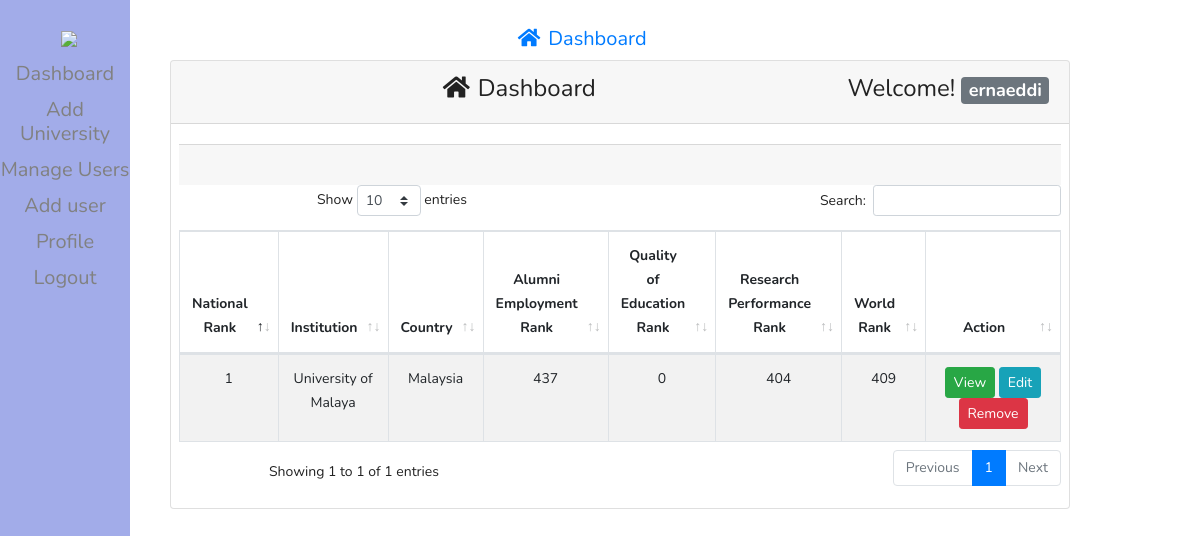
The page /dashboard.php (signed in) on the database its author committed.
### tables this page shows
CREATE TABLE `tbl_rankings` (
  `ranking_id` int(11) NOT NULL,
  `nationalrank` int(11) NOT NULL,
  `institution` varchar(255) NOT NULL,
  `country` varchar(255) NOT NULL,
  `alumnirank` int(11) NOT NULL,
  `qualityrank` int(11) NOT NULL,
  `researchrank` int(11) NOT NULL,
  `worldrank` int(11) NOT NULL
);

### dashboard.php (the view, shortened to what this page needs)
<?php
include 'inc/header.php';
 ?>
      <div class="card ">
        <div class="card-header">
          <h3><i class="fas fa-home mr-2"></i>Dashboard <span class="float-right">Welcome! <strong>
            <span class="badge badge-lg badge-secondary text-white">
<?php
$username = Session::get('username');
if (isset($username)) {
  echo $username;
}
 ?></span>
<link rel="stylesheet" href="assets/style.css">
          </strong></span></h3>
        </div>
        <div class="card-body pr-2 pl-2">
          <table id="example" class="table table-striped table-bordered" style="width:100%">
                  <thead>
                    <tr>
                      <th  class="text-center">National Rank</th>
                      <th  class="text-center">Institution</th>
                      <th  class="text-center">Country</th>
                      <th  class="text-center">Alumni Employment Rank</th>
                      <th  class="text-center">Quality of Education Rank</th>
                      <th  class="text-center">Research Performance Rank</th>
                      <th  class="text-center">World Rank</th>
                      <th  width='25%' class="text-center">Action</th>
                    </tr>
                  </thead>
                  <tbody>
                    <?php
                    include("config/database.php");
                    $sqlRankings = "SELECT * FROM tbl_rankings ORDER BY worldrank ASC";
                    $resultRankings = mysqli_query($conn, $sqlRankings);
                    while($row = mysqli_fetch_assoc($resultRankings)) {
                    ?>
                    <tr>
                      <td><?php echo $row["nationalrank"]; ?></td>
                      <td><?php echo $row["institution"]; ?></td>
                      <td><?php echo $row["country"]; ?></td>
                      <td><?php echo $row["alumnirank"]; ?></td>
                      <td><?php echo $row["qualityrank"]; ?></td>
                      <td><?php echo $row["researchrank"]; ?></td>
                      <td><?php echo $row["worldrank"]; ?></td>
                      <td>
                        <a class="btn btn-success btn-sm" href="universityProfile.php?id=<?php echo $row["ranking_id"]; ?>">View</a>
                        <a class="btn btn-info btn-sm " href="editUniversityProfile.php?id=<?php echo $row["ranking_id"]; ?>">Edit</a>
                        <a onclick="return confirm('Are you sure To Delete ?')" class="btn btn-danger btn-sm " href="functions/deleteRankings.func.php?id=<?php echo $row["ranking_id"]; ?>">Remove</a>
                      </td>
                    </tr>
                    <?php } ?>
                  </tbody>
                  <?php
                  include 'inc/footer.php';
                  ?>

### assets/style.css (style rules this page uses)
body { line-height: 24px; font-size: 14px; font-style: normal; font-weight: normal; visibility: visible; font-family: 'Nunito', sans-serif; color: #222; text-align: center; width: 75%; margin-top:20px; margin-left: 170px; background-color: rgb(255, 255, 255); }
h1, h2, h3, h4, h5, h6 { color: #222; font-family: 'Nunito', sans-serif; font-weight: 400; margin-top: 0; }
h3 { font-size: 24px; line-height: 30px; }

### rows shown on the page
tbl_rankings: nationalrank "1", institution "University of Malaya", country "Malaysia", alumnirank "437", qualityrank "0", researchrank "404", worldrank "409"

### other values the page prints
$username "ernaeddi"
